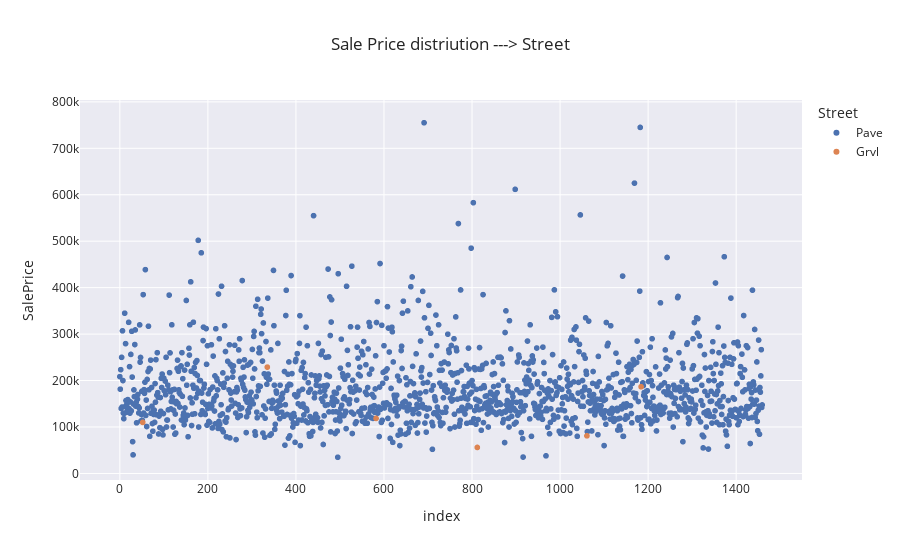

Write notebook code for a chart like this one.
### Code cell
fig = px.scatter(train, x=train.index, y='SalePrice', labels={'x':'Index'},
                 color=train.Street, template='seaborn',
                 title='Sale Price distriution ---> Street')
fig.show()

### Figure 1 — Plotly figure (JSON) as saved in the notebook; plotly's stock layout.template omitted (floating-point values rounded to 4 significant figures; data arrays with more than 128 entries replaced by an {"elided": "..."} marker saying what was removed)
{"data": [{"hovertemplate": "Street=Pave<br>index=%{x}<br>SalePrice=%{y}<extra></extra>", "legendgroup": "Pave", "marker": {"color": "rgb(76,114,176)", "symbol": "circle"}, "mode": "markers", "name": "Pave", "showlegend": true, "type": "scattergl", "x": {"elided": "1416 int values"}, "xaxis": "x", "y": {"elided": "1416 int values"}, "yaxis": "y"}, {"hovertemplate": "Street=Grvl<br>index=%{x}<br>SalePrice=%{y}<extra></extra>", "legendgroup": "Grvl", "marker": {"color": "rgb(221,132,82)", "symbol": "circle"}, "mode": "markers", "name": "Grvl", "showlegend": true, "type": "scattergl", "x": [52, 335, 582, 812, 1061, 1184], "xaxis": "x", "y": [110000, 228950, 118500, 55993, 81000, 186700], "yaxis": "y"}], "layout": {"legend": {"title": {"text": "Street"}, "tracegroupgap": 0}, "title": {"text": "Sale Price distriution ---> Street"}, "xaxis": {"anchor": "y", "domain": [0, 1], "title": {"text": "index"}}, "yaxis": {"anchor": "x", "domain": [0, 1], "title": {"text": "SalePrice"}}}}
